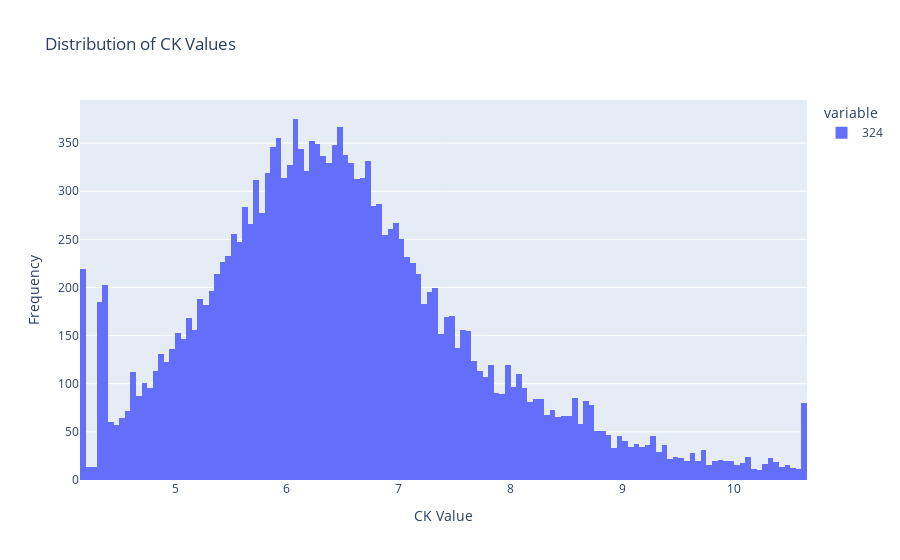
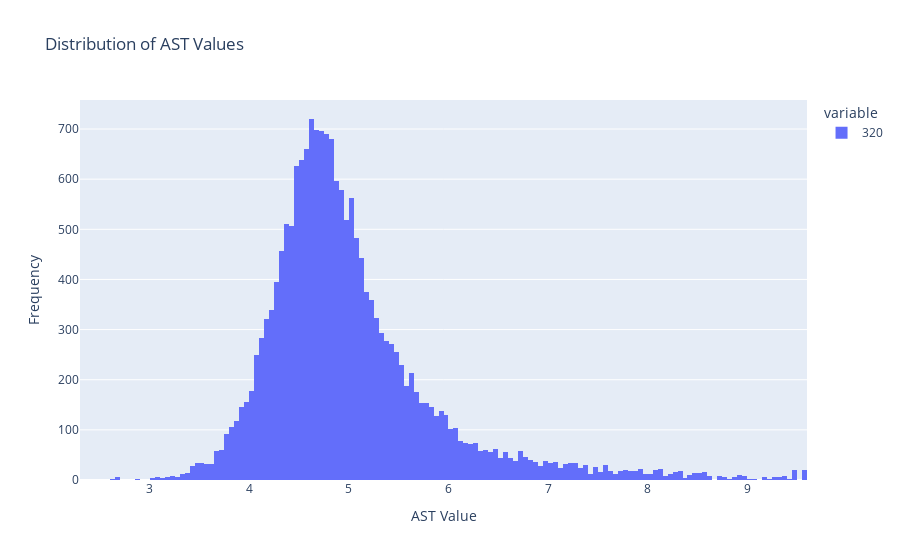
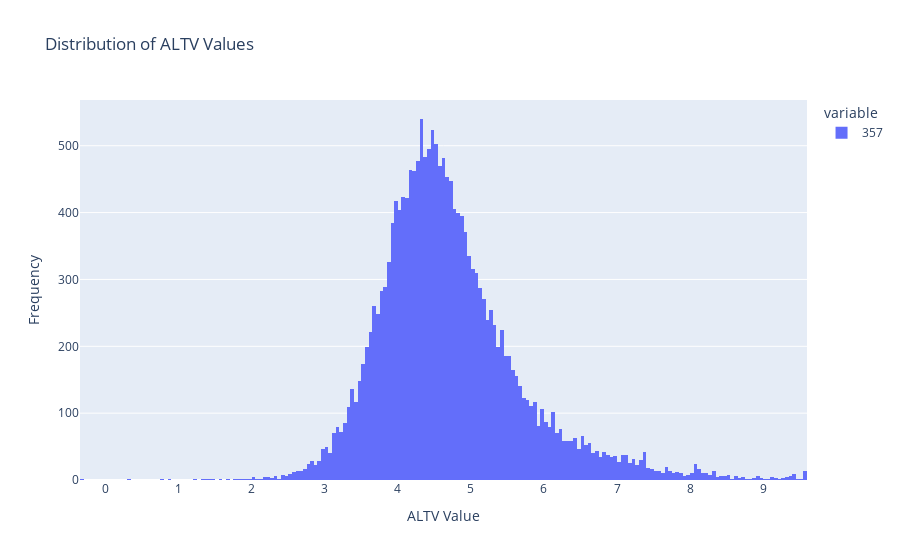

The cell these charts' notebook holds for them, in order:
### Code cell
# CK distribution showcase
fig = px.histogram(df_pivot[324], title = 'Distribution of CK Values')
fig.update_layout(
    xaxis_title='CK Value', yaxis_title='Frequency'
)
fig.show()

# Glucose distribution showcase
fig1 = px.histogram(df_pivot[320], title = 'Distribution of AST Values')
fig1.update_layout(
    xaxis_title='AST Value', yaxis_title='Frequency'
)
fig1.show()

# ALT distribution showcase
fig2 = px.histogram(df_pivot[357], title = 'Distribution of ALTV Values')
fig2.update_layout(
    xaxis_title='ALTV Value', yaxis_title='Frequency'
)
fig2.show()

### Figure 1 — Plotly figure (JSON) as saved in the notebook; plotly's stock layout.template omitted (floating-point values rounded to 4 significant figures; data arrays with more than 128 entries replaced by an {"elided": "..."} marker saying what was removed)
{"data": [{"alignmentgroup": "True", "bingroup": "x", "hovertemplate": "variable=324<br>value=%{x}<br>count=%{y}<extra></extra>", "legendgroup": "324", "marker": {"color": "#636efa", "pattern": {"shape": ""}}, "name": "324", "offsetgroup": "324", "orientation": "v", "showlegend": true, "type": "histogram", "x": {"elided": "18500 float values"}, "xaxis": "x", "yaxis": "y"}], "layout": {"barmode": "relative", "legend": {"title": {"text": "variable"}, "tracegroupgap": 0}, "title": {"text": "Distribution of CK Values"}, "xaxis": {"anchor": "y", "domain": [0, 1], "title": {"text": "CK Value"}}, "yaxis": {"anchor": "x", "domain": [0, 1], "title": {"text": "Frequency"}}}}

### Figure 2 — Plotly figure (JSON) as saved in the notebook; plotly's stock layout.template omitted (floating-point values rounded to 4 significant figures; data arrays with more than 128 entries replaced by an {"elided": "..."} marker saying what was removed)
{"data": [{"alignmentgroup": "True", "bingroup": "x", "hovertemplate": "variable=320<br>value=%{x}<br>count=%{y}<extra></extra>", "legendgroup": "320", "marker": {"color": "#636efa", "pattern": {"shape": ""}}, "name": "320", "offsetgroup": "320", "orientation": "v", "showlegend": true, "type": "histogram", "x": {"elided": "18500 float values"}, "xaxis": "x", "yaxis": "y"}], "layout": {"barmode": "relative", "legend": {"title": {"text": "variable"}, "tracegroupgap": 0}, "title": {"text": "Distribution of AST Values"}, "xaxis": {"anchor": "y", "domain": [0, 1], "title": {"text": "AST Value"}}, "yaxis": {"anchor": "x", "domain": [0, 1], "title": {"text": "Frequency"}}}}

### Figure 3 — Plotly figure (JSON) as saved in the notebook; plotly's stock layout.template omitted (floating-point values rounded to 4 significant figures; data arrays with more than 128 entries replaced by an {"elided": "..."} marker saying what was removed)
{"data": [{"alignmentgroup": "True", "bingroup": "x", "hovertemplate": "variable=357<br>value=%{x}<br>count=%{y}<extra></extra>", "legendgroup": "357", "marker": {"color": "#636efa", "pattern": {"shape": ""}}, "name": "357", "offsetgroup": "357", "orientation": "v", "showlegend": true, "type": "histogram", "x": {"elided": "18500 float values"}, "xaxis": "x", "yaxis": "y"}], "layout": {"barmode": "relative", "legend": {"title": {"text": "variable"}, "tracegroupgap": 0}, "title": {"text": "Distribution of ALTV Values"}, "xaxis": {"anchor": "y", "domain": [0, 1], "title": {"text": "ALTV Value"}}, "yaxis": {"anchor": "x", "domain": [0, 1], "title": {"text": "Frequency"}}}}
